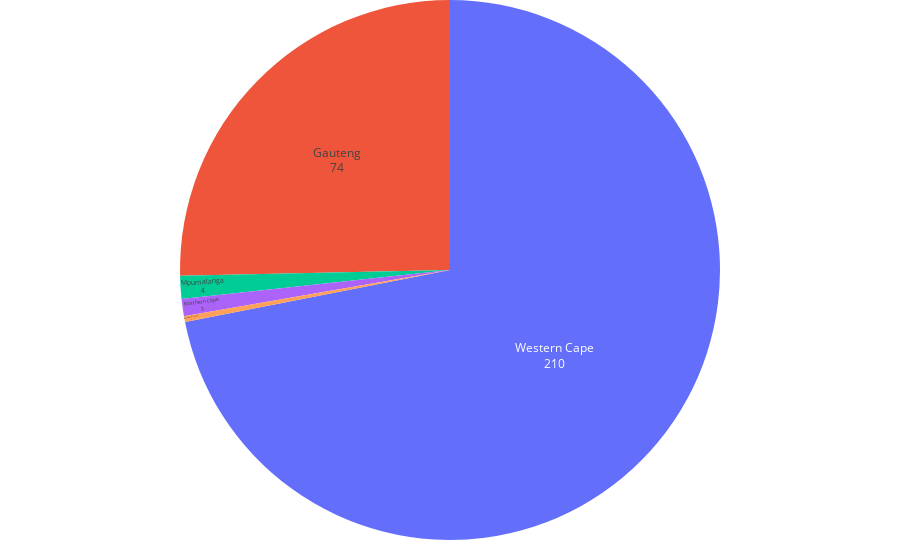

The cell this chart's notebook holds for it:
### Markdown cell above
### Latest Change

### Code cell
create_pie_chart(prov_recov_totals, 'latest_change', 'province', 
                 'latest_change_recovered_per_province.html')

### Figure 1 — Plotly figure (JSON) as saved in the notebook; plotly's stock layout.template omitted (floating-point values rounded to 4 significant figures)
{"data": [{"domain": {"x": [0, 1], "y": [0, 1]}, "hoverinfo": "label+percent", "hovertemplate": "%{label}<br>%{value}", "labels": ["Eastern Cape", "Free State", "Gauteng", "KwaZulu-Natal", "Limpopo", "Mpumalanga", "Northern Cape", "North West", "Western Cape", "Unknown"], "legendgroup": "", "name": "", "showlegend": true, "textinfo": "value+label", "textposition": "inside", "type": "pie", "values": [0, 0, 74, 1, 0, 4, 3, 0, 210, 0]}], "layout": {"legend": {"tracegroupgap": 0, "x": 0, "y": 1}, "margin": {"b": 20, "l": 0, "r": 0, "t": 0}, "showlegend": false}}
